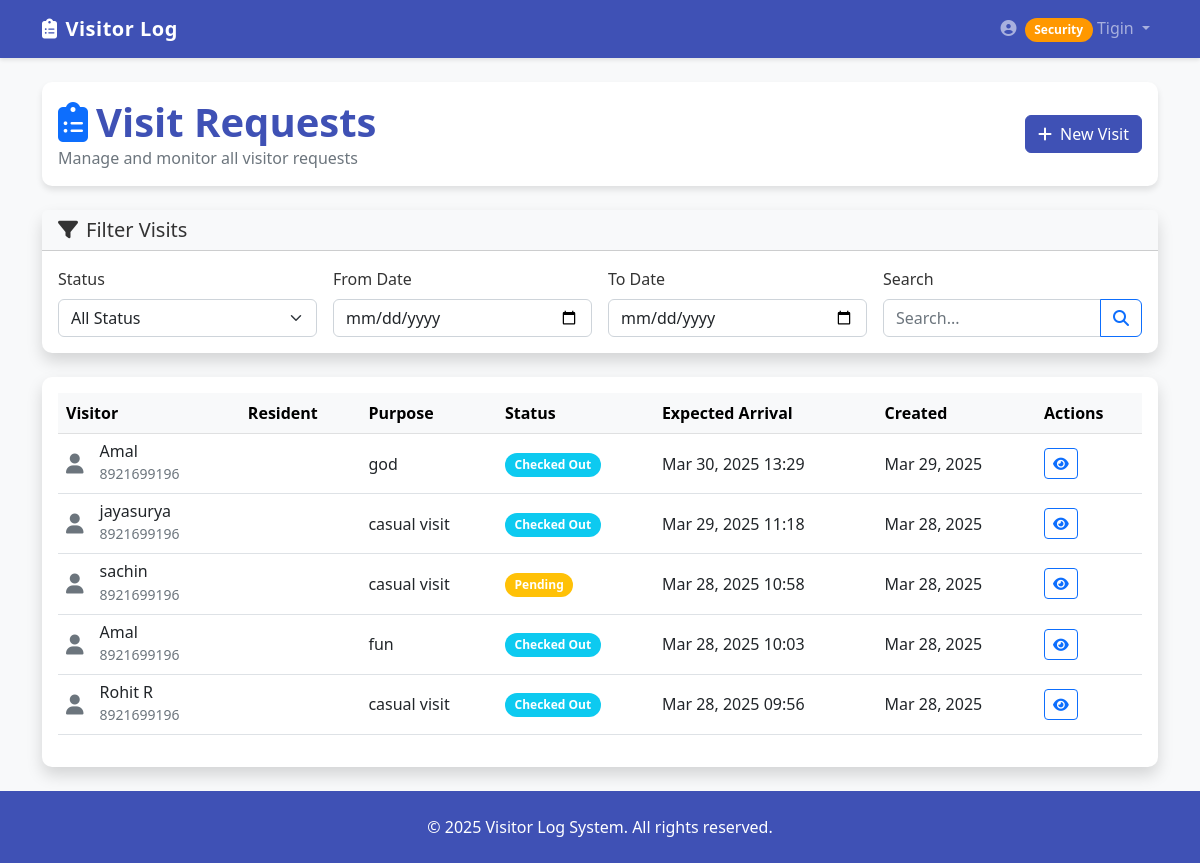
Page /visits/list/ (signed in) on the earlier database version.
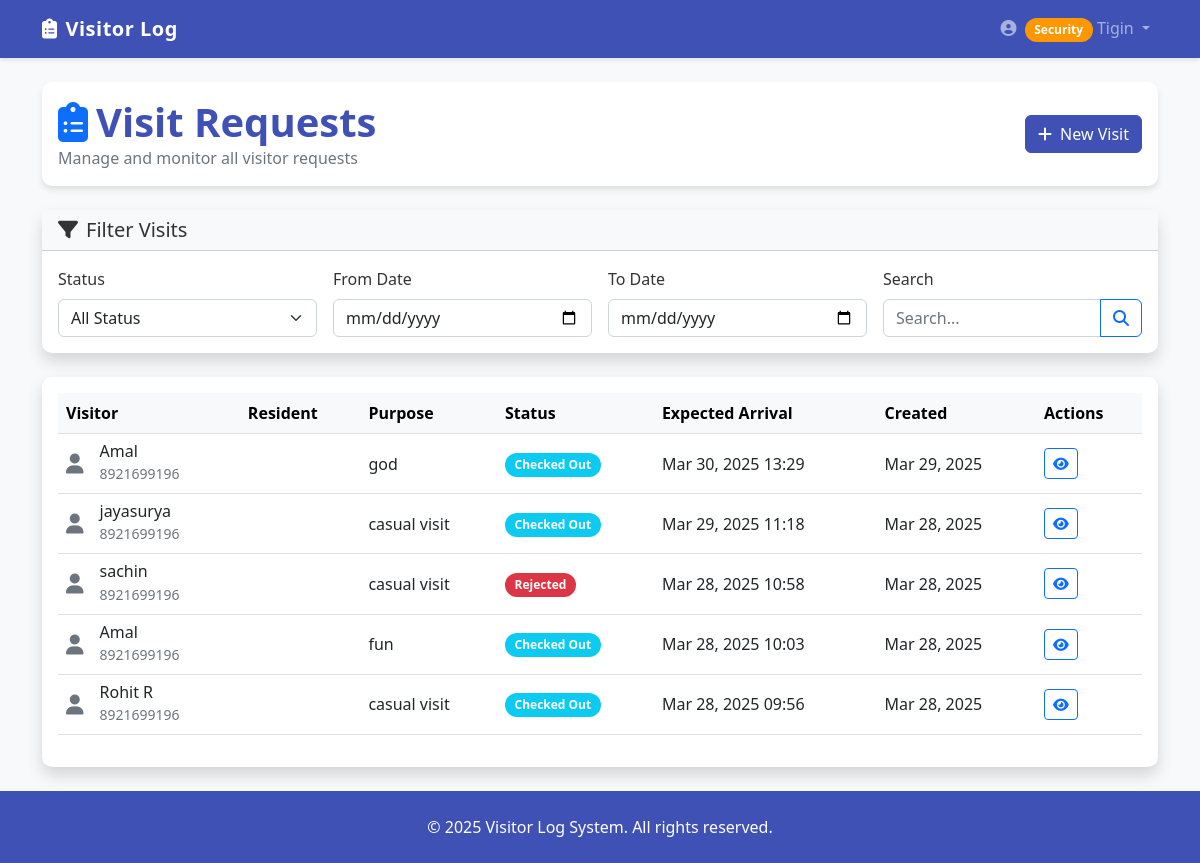
Same page on the later database version.
### visits/models.py (models this page shows, shortened)
class Visit(models.Model):
    STATUS_CHOICES = (
        ('PENDING', 'Pending'),
        ('APPROVED', 'Approved'),
        ('REJECTED', 'Rejected'),
        ('CHECKED_IN', 'Checked In'),
        ('CHECKED_OUT', 'Checked Out'),
        ('CANCELLED', 'Cancelled'),
    )
    resident = models.ForeignKey(
        settings.AUTH_USER_MODEL,
        on_delete=models.CASCADE,
        related_name='resident_visits',
        limit_choices_to={'role': 'RESIDENT'}
    )
    visitor_name = models.CharField(max_length=100)
    visitor_phone = models.CharField(max_length=20, blank=True, null=True)
    visitor_email = models.EmailField(blank=True, null=True)
    purpose = models.CharField(max_length=200)
    status = models.CharField(max_length=20, choices=STATUS_CHOICES, default='PENDING')
    requested_by = models.ForeignKey(
        settings.AUTH_USER_MODEL,
        on_delete=models.CASCADE,
        related_name='requested_visits',
        limit_choices_to={'role': 'SECURITY'},
        null=True,  # Make this field optional to fix the issue
        blank=True
    )
    requested_at = models.DateTimeField(auto_now_add=True)
    expected_arrival = models.DateTimeField(null=True, blank=True)
    entry_time = models.DateTimeField(null=True, blank=True)
    exit_time = models.DateTimeField(null=True, blank=True)
    approval_time = models.DateTimeField(null=True, blank=True)
    rejection_reason = models.TextField(blank=True, null=True)
    notes = models.TextField(blank=True, null=True)
    class Meta:
        ordering = ['-requested_at']

### users/views.py (the view)
        def wrapper(request, *args, **kwargs):
            if request.user.is_authenticated and request.user.role in allowed_roles:
                return view_func(request, *args, **kwargs)
            messages.error(request, 'You do not have permission to access this page.')
            return redirect('dashboard')

### visits/forms.py
class VisitFilterForm(forms.Form):
    STATUS_CHOICES = (
        ('', 'All Status'),
    ) + Visit.STATUS_CHOICES
    status = forms.ChoiceField(choices=STATUS_CHOICES, required=False)
    from_date = forms.DateField(
        widget=forms.DateInput(attrs={'type': 'date'}),
        required=False
    )
    to_date = forms.DateField(
        widget=forms.DateInput(attrs={'type': 'date'}),
        required=False
    )
    search = forms.CharField(required=False, max_length=100)
    def __init__(self, *args, **kwargs):
        super().__init__(*args, **kwargs)
        for field in self.fields.values():
            field.widget.attrs.update({'class': 'form-control'})

### users/views.py (called while the page is built)
def role_required(allowed_roles):
    def decorator(view_func):
        def wrapper(request, *args, **kwargs):
            if request.user.is_authenticated and request.user.role in allowed_roles:
                return view_func(request, *args, **kwargs)
            messages.error(request, 'You do not have permission to access this page.')
            return redirect('dashboard')
        return wrapper
    return decorator

### visits/templates/visits/visit_list.html (shortened to what the changed rows need)
{% extends "base.html" %}
{% load static %}
{% block content %}
<div class="container">
    <div class="row mb-4">
        <div class="col-12">
            <div class="card">
                <div class="card-body d-flex justify-content-between align-items-center">
                    <div>
                        <h1 class="card-title mb-0">
                            <i class="fas fa-clipboard-list text-primary me-2"></i>Visit Requests
                        </h1>
                    </div>
                </div>
            </div>
        </div>
    </div>
    <div class="row">
        <div class="col-12">
            <div class="card shadow">
                <div class="card-body">
                    <div class="table-responsive">
                        <table class="table table-hover align-middle">
                            <thead class="table-light">
                                <tr>
                                    <th scope="col">Visitor</th>
                                    <th scope="col">Resident</th>
                                    <th scope="col">Purpose</th>
                                    <th scope="col">Status</th>
                                    <th scope="col">Expected Arrival</th>
                                    <th scope="col">Created</th>
                                    <th scope="col">Actions</th>
                                </tr>
                            </thead>
                            <tbody>
                                {% for visit in page_obj %}
                                <tr>
                                    <td>
                                        <div class="d-flex align-items-center">
                                            <div class="avatar avatar-circle">
                                                <i class="fas fa-user fa-lg text-secondary"></i>
                                            </div>
                                            <div class="ms-3">
                                                <h6 class="mb-0">{{ visit.visitor_name }}</h6>
                                                {% if visit.visitor_phone %}
                                                <small class="text-muted">{{ visit.visitor_phone }}</small>
                                                {% endif %}
                                            </div>
                                        </div>
                                    </td>
                                    <td>{{ visit.resident.get_full_name }}</td>
                                    <td>{{ visit.purpose|truncatechars:30 }}</td>
                                    <td>
                                        {% if visit.status == 'PENDING' %}
                                            <span class="badge bg-warning">Pending</span>
                                        {% elif visit.status == 'APPROVED' %}
                                            <span class="badge bg-success">Approved</span>
                                        {% elif visit.status == 'REJECTED' %}
                                            <span class="badge bg-danger">Rejected</span>
                                        {% elif visit.status == 'CHECKED_IN' %}
                                            <span class="badge bg-primary">Checked In</span>
                                        {% elif visit.status == 'CHECKED_OUT' %}
                                            <span class="badge bg-info">Checked Out</span>
                                        {% elif visit.status == 'CANCELLED' %}
                                            <span class="badge bg-secondary">Cancelled</span>
                                        {% endif %}
                                    </td>
                                    <td>{{ visit.expected_arrival|date:"M d, Y H:i" }}</td>
                                    <td>{{ visit.requested_at|date:"M d, Y" }}</td>
                                    <td>
                                        <div class="btn-group" role="group">
                                            <a href="{% url 'visit_detail' visit.id %}" class="btn btn-sm btn-outline-primary">
                                                <i class="fas fa-eye"></i>
                                            </a>
                                        </div>
                                    </td>
                                </tr>
                                {% endfor %}
                            </tbody>
                        </table>
                    </div>
                </div>
            </div>
        </div>
    </div>
</div>
{% endblock %}

Differences in the rows shown:
changed Visit "sachin": status "Pending" → "Rejected"
